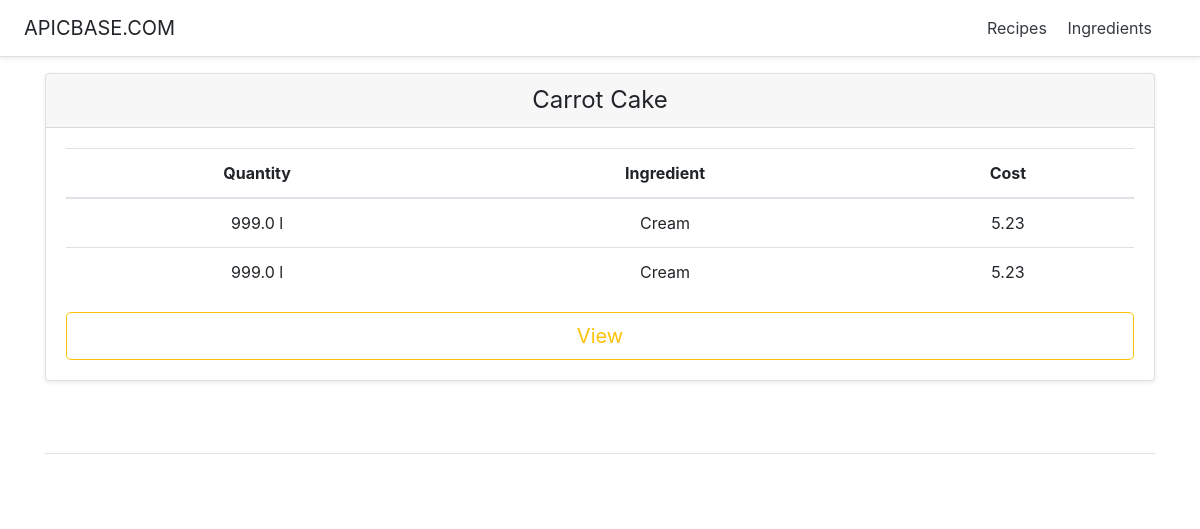
Page /recipeManager/1/ on the earlier database version.
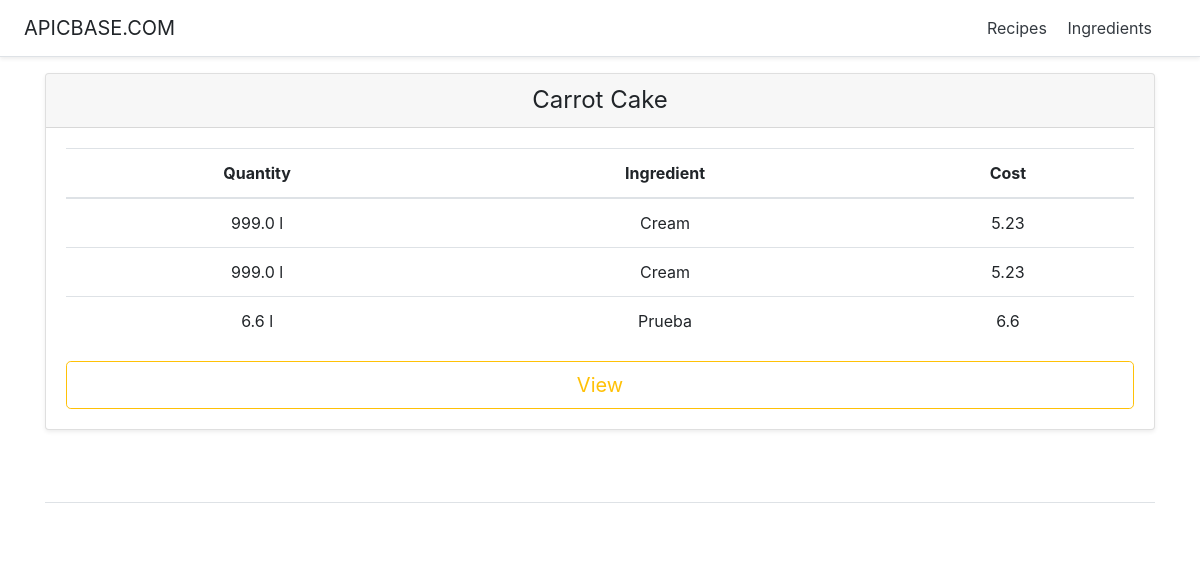
Same page on the later database version.
### recipeManager/models.py (models this page shows, shortened)
class Ingredient(models.Model):
    id = models.AutoField(primary_key=True)
    name = models.CharField(max_length=200)
    cost = models.FloatField()
    amount = models.FloatField()
    GRAMS='g'
    KILOGRAMS='Kg'
    CENTILITER='cl'
    LITER='l'
    UNIT_CHOICES = (
        (GRAMS, 'Grams'),
        (KILOGRAMS, 'Kilograms'),
        (CENTILITER, 'Centiliter'),
        (LITER, 'Liter')
    )
    unit = models.CharField(
        max_length=2,
        choices=UNIT_CHOICES,
        default=GRAMS,
    )

### recipeManager/views.py (the view)
# urls.py: path('<int:pk>/', views.RecipeDetailView.as_view(), name='recipeDetail'),
class RecipeDetailView(generic.DetailView):
    model = Recipe
    template_name = 'recipeManager/recipeDetail.html'
    def get_context_data(self, **kwargs):
        context = super().get_context_data(**kwargs)
        recipe = context['recipe']
        context['ingredients'] = Ingredient.objects.filter(recipe__id=recipe.id)
        return context

### recipeManager/templates/recipeManager/recipeDetail.html (shortened to what this page needs)
<!DOCTYPE html>
<html lang="en"><head><meta http-equiv="Content-Type" content="text/html; charset=UTF-8">
    {% load static %}
    <link href="{%static 'recipeManager/pricing.css'%}" rel="stylesheet">
    {% load static %}
    <link href="{%static 'recipeManager/bootstrap.min.css'%}" rel="stylesheet">
  </head>
  <body>
    <div class="d-flex flex-column flex-md-row align-items-center p-3 px-md-4 mb-3 bg-white border-bottom shadow-sm">
  <h5 class="my-0 mr-md-auto font-weight-normal">APICBASE.COM</h5>
  <nav class="my-2 my-md-0 mr-md-3">
    <a class="p-2 text-dark" href="{% url 'recipeManager:index' %}">Recipes</a>
    <a class="p-2 text-dark" href="{% url 'recipeManager:ingredients' %}">Ingredients</a>
  </nav>
</div>
<div class="container">
  <div class="card-deck mb-3 text-center">
    <div class="card mb-4 shadow-sm">
      <div class="card-header">
        <h4 class="my-0 font-weight-normal">{{ recipe.name }}</h4>
      </div>
      <div class="card-body">
        <table class="table table-hover">
          <thead>
            <tr>
              <th scope="col">Quantity</th>
              <th scope="col">Ingredient</th>
              <th scope="col">Cost</th>
            </tr>
          </thead>
          <tbody>
            {% for ingredient in ingredients %}
              <tr>
                <td>{{ ingredient.amount }} {{ ingredient.unit }}</td>
                <td>{{ ingredient.name }}</td>
                <td>{{ ingredient.cost }}</td>
              </tr>
            {% endfor %}
          </tbody>
        </table>
        <button type="button" class="btn btn-lg btn-block btn-outline-warning">View</button>
      </div>
    </div>
  </div>
  <footer class="pt-4 my-md-5 pt-md-5 border-top"></footer>
</div>
</body></html>

Differences in the rows shown:
added Ingredient: amount "6.6", unit "l", name "Prueba", cost "6.6"
